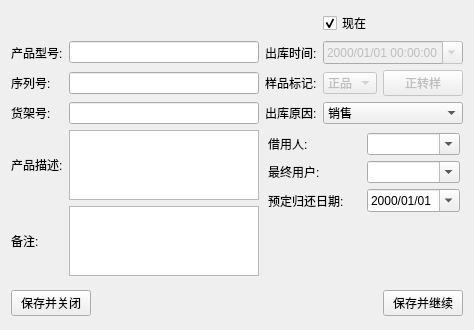
<?xml version="1.0" encoding="UTF-8"?>
<ui version="4.0">
 <class>MissPutoutDlg</class>
 <widget class="QDialog" name="MissPutoutDlg">
  <property name="geometry">
   <rect>
    <x>0</x>
    <y>0</y>
    <width>474</width>
    <height>318</height>
   </rect>
  </property>
  <property name="font">
   <font>
    <pointsize>9</pointsize>
   </font>
  </property>
  <property name="windowTitle">
   <string>出库</string>
  </property>
  <layout class="QGridLayout" name="gridLayout">
   <item row="1" column="2">
    <widget class="QLabel" name="lblPutoutDate">
     <property name="text">
      <string>出库时间:</string>
     </property>
     <property name="buddy">
      <cstring>dtePutoutDate</cstring>
     </property>
    </widget>
   </item>
   <item row="5" column="2" rowspan="3" colspan="2">
    <widget class="QWidget" name="widgetLoan" native="true">
     <property name="sizePolicy">
      <sizepolicy hsizetype="Expanding" vsizetype="Expanding">
       <horstretch>0</horstretch>
       <verstretch>0</verstretch>
      </sizepolicy>
     </property>
     <layout class="QVBoxLayout" name="verticalLayout">
      <property name="spacing">
       <number>3</number>
      </property>
      <property name="sizeConstraint">
       <enum>QLayout::SetMinAndMaxSize</enum>
      </property>
      <property name="margin">
       <number>3</number>
      </property>
      <item>
       <layout class="QGridLayout" name="gridLayout_2">
        <item row="0" column="1">
         <widget class="QComboBox" name="combEiName">
          <property name="editable">
           <bool>true</bool>
          </property>
         </widget>
        </item>
        <item row="1" column="0">
         <widget class="QLabel" name="lblFiName">
          <property name="text">
           <string>最终用户:</string>
          </property>
          <property name="buddy">
           <cstring>combFiName</cstring>
          </property>
         </widget>
        </item>
        <item row="1" column="1">
         <widget class="QComboBox" name="combFiName">
          <property name="editable">
           <bool>true</bool>
          </property>
         </widget>
        </item>
        <item row="2" column="1">
         <widget class="QDateEdit" name="dedtPlanDate">
          <property name="displayFormat">
           <string>yyyy/MM/dd</string>
          </property>
          <property name="calendarPopup">
           <bool>true</bool>
          </property>
         </widget>
        </item>
        <item row="0" column="0">
         <widget class="QLabel" name="lblEiName">
          <property name="text">
           <string>借用人:</string>
          </property>
          <property name="buddy">
           <cstring>combEiName</cstring>
          </property>
         </widget>
        </item>
        <item row="2" column="0">
         <widget class="QLabel" name="lblPlanDate">
          <property name="text">
           <string>预定归还日期:</string>
          </property>
          <property name="buddy">
           <cstring>dedtPlanDate</cstring>
          </property>
         </widget>
        </item>
       </layout>
      </item>
      <item>
       <spacer name="verticalSpacer">
        <property name="orientation">
         <enum>Qt::Vertical</enum>
        </property>
        <property name="sizeHint" stdset="0">
         <size>
          <width>20</width>
          <height>40</height>
         </size>
        </property>
       </spacer>
      </item>
     </layout>
    </widget>
   </item>
   <item row="2" column="2">
    <widget class="QLabel" name="lblPdiType">
     <property name="text">
      <string>样品标记:</string>
     </property>
     <property name="buddy">
      <cstring>combPdiType</cstring>
     </property>
    </widget>
   </item>
   <item row="4" column="3">
    <widget class="QComboBox" name="combReason">
     <property name="sizePolicy">
      <sizepolicy hsizetype="Expanding" vsizetype="Fixed">
       <horstretch>0</horstretch>
       <verstretch>0</verstretch>
      </sizepolicy>
     </property>
     <item>
      <property name="text">
       <string>销售</string>
      </property>
     </item>
     <item>
      <property name="text">
       <string>外借</string>
      </property>
     </item>
    </widget>
   </item>
   <item row="4" column="2">
    <widget class="QLabel" name="lblReason">
     <property name="text">
      <string>出库原因:</string>
     </property>
     <property name="buddy">
      <cstring>combReason</cstring>
     </property>
    </widget>
   </item>
   <item row="0" column="3">
    <widget class="QCheckBox" name="cboxPutoutNow">
     <property name="text">
      <string>现在</string>
     </property>
     <property name="checkable">
      <bool>true</bool>
     </property>
     <property name="checked">
      <bool>true</bool>
     </property>
    </widget>
   </item>
   <item row="1" column="3">
    <widget class="QDateTimeEdit" name="dtePutoutDate">
     <property name="enabled">
      <bool>false</bool>
     </property>
     <property name="sizePolicy">
      <sizepolicy hsizetype="Expanding" vsizetype="Fixed">
       <horstretch>0</horstretch>
       <verstretch>0</verstretch>
      </sizepolicy>
     </property>
     <property name="displayFormat">
      <string>yyyy/MM/dd HH:mm:ss</string>
     </property>
     <property name="calendarPopup">
      <bool>true</bool>
     </property>
    </widget>
   </item>
   <item row="2" column="3">
    <layout class="QHBoxLayout" name="horizontalLayout">
     <item>
      <widget class="QComboBox" name="combPdiType">
       <property name="enabled">
        <bool>false</bool>
       </property>
       <property name="sizePolicy">
        <sizepolicy hsizetype="Expanding" vsizetype="Fixed">
         <horstretch>0</horstretch>
         <verstretch>0</verstretch>
        </sizepolicy>
       </property>
       <item>
        <property name="text">
         <string>正品</string>
        </property>
       </item>
       <item>
        <property name="text">
         <string>样品</string>
        </property>
       </item>
      </widget>
     </item>
     <item>
      <widget class="QPushButton" name="btnOfficialChange">
       <property name="enabled">
        <bool>false</bool>
       </property>
       <property name="text">
        <string>正转样</string>
       </property>
       <property name="autoDefault">
        <bool>false</bool>
       </property>
      </widget>
     </item>
    </layout>
   </item>
   <item row="4" column="0">
    <widget class="QLabel" name="lblShelf">
     <property name="text">
      <string>货架号:</string>
     </property>
     <property name="buddy">
      <cstring>edtShelf</cstring>
     </property>
    </widget>
   </item>
   <item row="4" column="1">
    <widget class="QLineEdit" name="edtShelf">
     <property name="readOnly">
      <bool>true</bool>
     </property>
    </widget>
   </item>
   <item row="8" column="0" colspan="4">
    <layout class="QHBoxLayout">
     <property name="spacing">
      <number>6</number>
     </property>
     <property name="margin">
      <number>0</number>
     </property>
     <item>
      <widget class="QPushButton" name="btnOK">
       <property name="text">
        <string>保存并关闭</string>
       </property>
       <property name="autoDefault">
        <bool>false</bool>
       </property>
      </widget>
     </item>
     <item>
      <spacer>
       <property name="orientation">
        <enum>Qt::Horizontal</enum>
       </property>
       <property name="sizeType">
        <enum>QSizePolicy::Expanding</enum>
       </property>
       <property name="sizeHint" stdset="0">
        <size>
         <width>120</width>
         <height>31</height>
        </size>
       </property>
      </spacer>
     </item>
     <item>
      <widget class="QPushButton" name="btnSaveAndConti">
       <property name="text">
        <string>保存并继续</string>
       </property>
       <property name="autoDefault">
        <bool>false</bool>
       </property>
      </widget>
     </item>
    </layout>
   </item>
   <item row="6" column="1">
    <widget class="QPlainTextEdit" name="pedtPdiDesc">
     <property name="readOnly">
      <bool>true</bool>
     </property>
    </widget>
   </item>
   <item row="5" column="1">
    <widget class="QPlainTextEdit" name="pedtPiDesc">
     <property name="readOnly">
      <bool>true</bool>
     </property>
    </widget>
   </item>
   <item row="6" column="0">
    <widget class="QLabel" name="lblPdiDesc">
     <property name="text">
      <string>备注:</string>
     </property>
     <property name="buddy">
      <cstring>pedtPdiDesc</cstring>
     </property>
    </widget>
   </item>
   <item row="5" column="0">
    <widget class="QLabel" name="lblPiDesc">
     <property name="text">
      <string>产品描述:</string>
     </property>
     <property name="buddy">
      <cstring>pedtPiDesc</cstring>
     </property>
    </widget>
   </item>
   <item row="1" column="0">
    <widget class="QLabel" name="lblProdName">
     <property name="text">
      <string>产品型号:</string>
     </property>
     <property name="buddy">
      <cstring>edtProdName</cstring>
     </property>
    </widget>
   </item>
   <item row="1" column="1">
    <widget class="QLineEdit" name="edtProdName">
     <property name="readOnly">
      <bool>true</bool>
     </property>
    </widget>
   </item>
   <item row="2" column="0">
    <widget class="QLabel" name="lblSerial">
     <property name="text">
      <string>序列号:</string>
     </property>
     <property name="buddy">
      <cstring>edtSerial</cstring>
     </property>
    </widget>
   </item>
   <item row="2" column="1">
    <widget class="QLineEdit" name="edtSerial"/>
   </item>
   <item row="0" column="0" colspan="2">
    <widget class="QLabel" name="lblTips">
     <property name="text">
      <string/>
     </property>
    </widget>
   </item>
  </layout>
 </widget>
 <layoutdefault spacing="6" margin="11"/>
 <tabstops>
  <tabstop>edtProdName</tabstop>
  <tabstop>edtSerial</tabstop>
  <tabstop>edtShelf</tabstop>
  <tabstop>pedtPiDesc</tabstop>
  <tabstop>pedtPdiDesc</tabstop>
  <tabstop>combReason</tabstop>
  <tabstop>combEiName</tabstop>
  <tabstop>combFiName</tabstop>
  <tabstop>dedtPlanDate</tabstop>
  <tabstop>cboxPutoutNow</tabstop>
  <tabstop>dtePutoutDate</tabstop>
  <tabstop>combPdiType</tabstop>
  <tabstop>btnOfficialChange</tabstop>
  <tabstop>btnSaveAndConti</tabstop>
 </tabstops>
 <resources/>
 <connections>
  <connection>
   <sender>combReason</sender>
   <signal>currentIndexChanged(int)</signal>
   <receiver>MissPutoutDlg</receiver>
   <slot>s_outReasonChanged(int)</slot>
   <hints>
    <hint type="sourcelabel">
     <x>363</x>
     <y>95</y>
    </hint>
    <hint type="destinationlabel">
     <x>376</x>
     <y>1</y>
    </hint>
   </hints>
  </connection>
  <connection>
   <sender>cboxPutoutNow</sender>
   <signal>clicked(bool)</signal>
   <receiver>dtePutoutDate</receiver>
   <slot>setDisabled(bool)</slot>
   <hints>
    <hint type="sourcelabel">
     <x>363</x>
     <y>24</y>
    </hint>
    <hint type="destinationlabel">
     <x>363</x>
     <y>35</y>
    </hint>
   </hints>
  </connection>
  <connection>
   <sender>btnOK</sender>
   <signal>clicked()</signal>
   <receiver>MissPutoutDlg</receiver>
   <slot>s_saveAndClose()</slot>
   <hints>
    <hint type="sourcelabel">
     <x>72</x>
     <y>303</y>
    </hint>
    <hint type="destinationlabel">
     <x>9</x>
     <y>321</y>
    </hint>
   </hints>
  </connection>
  <connection>
   <sender>btnSaveAndConti</sender>
   <signal>clicked()</signal>
   <receiver>MissPutoutDlg</receiver>
   <slot>s_saveAndConti()</slot>
   <hints>
    <hint type="sourcelabel">
     <x>463</x>
     <y>303</y>
    </hint>
    <hint type="destinationlabel">
     <x>378</x>
     <y>325</y>
    </hint>
   </hints>
  </connection>
  <connection>
   <sender>edtSerial</sender>
   <signal>editingFinished()</signal>
   <receiver>MissPutoutDlg</receiver>
   <slot>s_checkSerial()</slot>
   <hints>
    <hint type="sourcelabel">
     <x>209</x>
     <y>80</y>
    </hint>
    <hint type="destinationlabel">
     <x>127</x>
     <y>22</y>
    </hint>
   </hints>
  </connection>
  <connection>
   <sender>btnOfficialChange</sender>
   <signal>clicked()</signal>
   <receiver>MissPutoutDlg</receiver>
   <slot>s_officialChange()</slot>
   <hints>
    <hint type="sourcelabel">
     <x>412</x>
     <y>74</y>
    </hint>
    <hint type="destinationlabel">
     <x>380</x>
     <y>66</y>
    </hint>
   </hints>
  </connection>
 </connections>
 <slots>
  <slot>s_outReasonChanged(int)</slot>
  <slot>s_saveAndConti()</slot>
  <slot>s_saveAndClose()</slot>
  <slot>s_checkSerial()</slot>
  <slot>s_officialChange()</slot>
 </slots>
</ui>
